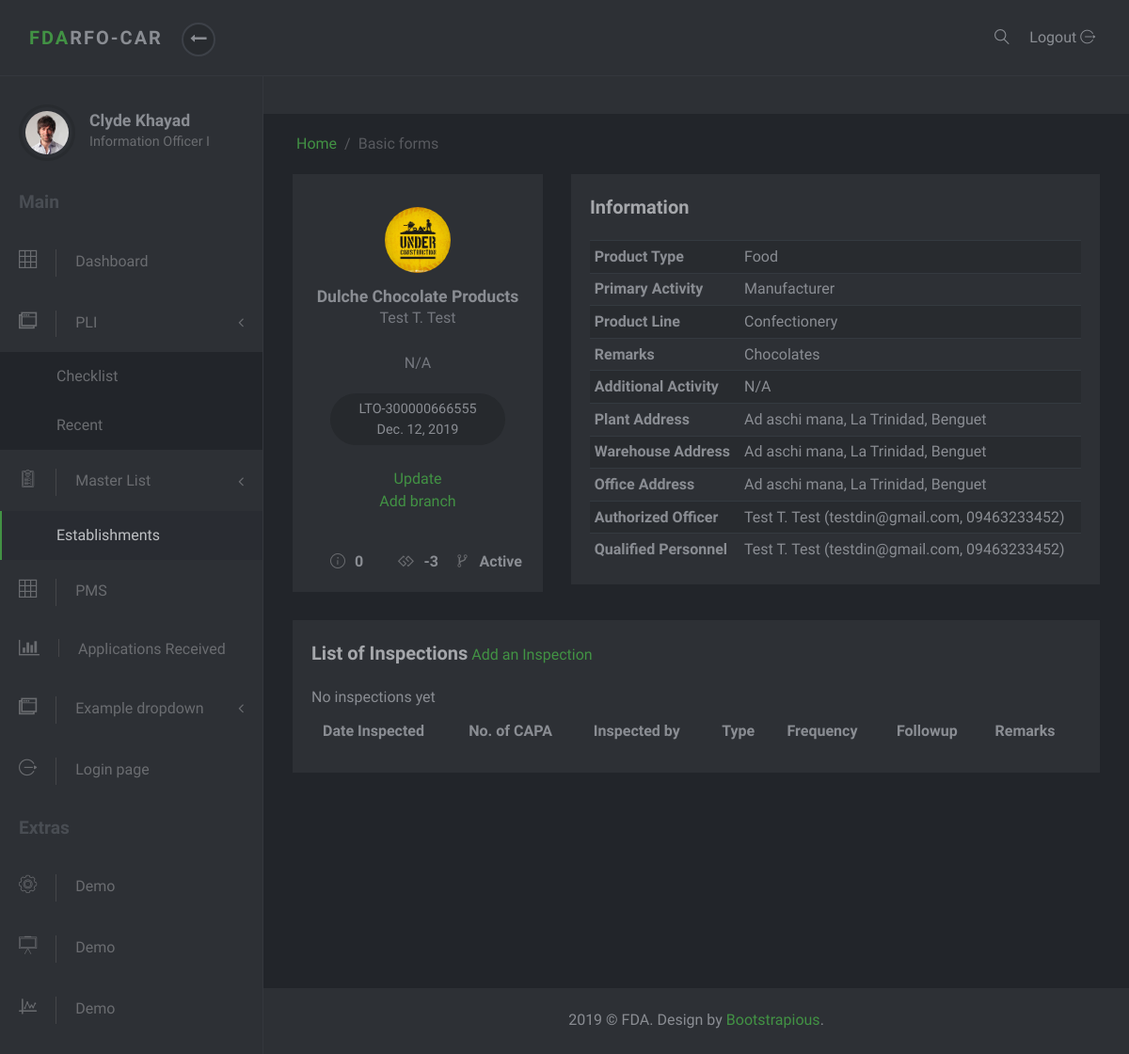
Page /masterlist/4/ on the committed database.
### masterlist/models.py (models this page shows, shortened)
class Establishment(models.Model):
    date_modified = models.DateTimeField('date modified', default=timezone.now)
    application = models.CharField(max_length=1, choices=constants.APPLICATIONS)
    name = models.CharField(max_length=60)
    product_type = models.ForeignKey(ProductType, on_delete=models.SET_NULL, null=True)
    center = models.CharField(max_length=6, choices=constants.CENTERS)
    primary_activity = models.ForeignKey(PrimaryActivity, on_delete=models.CASCADE, null=True)
    specific_activity = models.ManyToManyField(SpecificActivity)
    additional_activity = models.ForeignKey(AdditionalActivity, on_delete=models.SET_NULL, null=True)
    product_line = models.ForeignKey(ProductLine, on_delete=models.SET_NULL, null=True, blank=True)
    remarks = models.CharField(max_length=100, null=True, blank=True, verbose_name='Product Remarks')
    status = models.CharField(max_length=8, choices=constants.EST_STATUS, null=True, default="Active")
    folder_id = models.CharField(max_length=10, null=True, verbose_name="Folder Number")
    plichecklist = PLIChecklistManager()
    objects = models.Manager()

class Person(models.Model):
    first_name = models.CharField(max_length=30, null=True, blank=True)
    last_name = models.CharField(max_length=30, null=True, blank=True)
    middle_initial = models.CharField(max_length=1, null=True, blank=True)
    email = models.EmailField(max_length=250, null=True)
    mobile = models.CharField(max_length=11, null=True, blank=True)
    def full_name(self):
        return self.first_name + " " + self.middle_initial + ". " + self.last_name

class SpecificActivity(models.Model):
    name = models.CharField(max_length=150)

class Lto(models.Model):
    establishment = models.OneToOneField(Establishment, on_delete=models.CASCADE, null=True)
    issuance = models.DateTimeField(null=True, blank=True, verbose_name='Date Issued')
    lto_number = models.CharField(max_length=20)
    expiry = models.DateTimeField('expiry date')
    def get_duration(self):
        start_date = datetime.now().date()
        end_date = self.expiry.date()
        difference = relativedelta.relativedelta(end_date, start_date)
        month = difference.years * 12 + difference.months
        return month

class ProductType(models.Model):
    name = models.CharField(max_length=50)
    def __str__(self):
        return self.name

class PrimaryActivity(models.Model):
    name = models.CharField(max_length=150)
    def __str__(self):
        return self.name

class ProductLine(models.Model):
    name = models.CharField(max_length=150)
    product_type = models.ForeignKey(ProductType, on_delete=models.SET_NULL, null=True)
    def __str__(self):
        return self.name

class AdditionalActivity(models.Model):
    name = models.CharField(max_length=150)
    def __str__(self):
        return self.name

class Address(models.Model):
    address = models.CharField(max_length=50)
    region = models.ForeignKey(Region, on_delete=models.SET_NULL, null=True)
    province = models.ForeignKey(Province, on_delete=models.SET_NULL, null=True)
    municipality_or_city = models.ForeignKey(CityOrMunicipality, on_delete=models.SET_NULL, null=True)
    def full_address(self):
        return self.address + ', ' + self.municipality_or_city.name + ', ' + self.province.name

class CityOrMunicipality(models.Model):
    name = models.CharField(max_length=30)
    province = models.ForeignKey(Province, on_delete=models.CASCADE)

class Province(models.Model):
    name = models.CharField(max_length=30)
    region = models.ForeignKey(Region, on_delete=models.SET_NULL, null=True)

class WarehouseAddress(Address):
    establishment = models.ForeignKey(Establishment, on_delete=models.SET_NULL, null=True)
    pass

class QualifiedPerson(Person):
    establishment = models.ForeignKey(Establishment, on_delete=models.SET_NULL, null=True)
    designation = models.ForeignKey(QualifiedPersonDesignation, on_delete=models.SET_NULL, null=True, blank=True)
    def __str__(self):
        return self.full_name()

### masterlist/views.py (the view)
# urls.py: path('<int:id>/', EstablishmentDetailView.as_view(), name='est-detail'),
class EstablishmentDetailView(DetailView):
    template_name = 'masterlist/establishment-detail.html'
    context_object_name = 'establishment'
    def get_object(self):
        est_id =self.kwargs.get("id")
        return get_object_or_404(Establishment, id=est_id)
    def get_context_data(self, **kwargs):
        context = super().get_context_data(**kwargs)
        curr_est = Establishment.objects.get(pk=self.kwargs.get('id'))
        curr_est.lto.get_duration()
        inspections = curr_est.inspection_set.all()
        context['masterlist_active'] = "active"
        context['inspections'] = inspections
        return context

### masterlist/templates/masterlist/establishment-detail.html (shortened to what this page needs)
{% extends 'masterlist/partial/base.html' %}
{% block content %}
<div class="row">
    <div class="col-lg-4">
        <div class="user-block block text-center">
            <div class="avatar">
                <img src="/static/masterlist/img/under_construction_logo.jpg" alt="..." class="img-fluid">
            </div>
            <a href="#" class="user-title">
                <h3 class="h5">{{establishment.name}}</h3>
                <span>{{establishment.authorizedofficer.full_name}}</span> <br />
                <br />
                {% for spec_act in establishment.specific_activity.all %}
                <span>{{spec_act.name}}</span><br>
                {% endfor %}
            </a>
            <div class="contributions">{{establishment.lto.lto_number}} <br> {{establishment.lto.expiry.date}}</div> <br><br/>
            <a href="{% url 'admin:masterlist_establishment_change' establishment.id %}" target="_blank">Update</a><br/>
            <a href="#">Add branch</a>
            <div class="details d-flex">
              <div class="item" data-toggle="tooltip" title="Number of Inspections"><i class="icon-info"></i><strong>{{establishment.inspection_set.all.count}}</strong></div>
              <div class="item" data-toggle="tooltip" title="Month/s before expiration"><i class="fa fa-gg"></i><strong>{{establishment.lto.get_duration}}</strong></div>
              <div class="item" data-toggle="tooltip" title="Status"><i class="icon-flow-branch"></i><strong>{{establishment.status}}</strong></div>
            </div>
        </div>
    </div>
    <div class="col-lg-8">
        <div class="user-block block text-center">
            <div class="title text-left">
                <strong>Information</strong>
            </div>
            <div class="table-responsive">
                <table class="table table-striped table-sm">
                    <tbody>
                    <tr>
                        <th scope="row" class="text-left">Product Type</th>
                        <td class="text-left">{{establishment.product_type}}</td>
                    </tr>
                    <tr>
                        <th scope="row" class="text-left">Primary Activity</th>
                        <td class="text-left">{{establishment.primary_activity}}</td>
                    </tr>
                    <tr>
                        <th scope="row" class="text-left">Product Line</th>
                        <td class="text-left">{{establishment.product_line}}</td>
                    </tr>
                    <tr>
                        <th scope="row" class="text-left">Remarks</th>
                        <td class="text-left">{{establishment.remarks}}</td>
                    </tr>
                    <tr>
                        <th scope="row" class="text-left">Additional Activity</th>
                        <td class="text-left">{{establishment.additional_activity}}</td>
                    </tr>
                    <tr>
                        <th scope="row" class="text-left">Plant Address</th>
                        <td class="text-left">{{establishment.plantaddress.full_address}}</td>
                    </tr>
                    <tr>
                        <th scope="row" class="text-left">Warehouse Address</th>
                        <td class="text-left">
                          {% for warehouse in establishment.warehouseaddress_set.all %}
                          {{warehouse.full_address}} <br/>
                          {% endfor %}
                        </td>
                    </tr>
                    <tr>
                        <th scope="row" class="text-left">Office Address</th>
                        <td class="text-left">{{establishment.officeaddress.full_address}}</td>
                    </tr>
                    <tr>
                        <th scope="row" class="text-left">Authorized Officer</th>
                        <td class="text-left">{{establishment.authorizedofficer.full_name}} ({{establishment.authorizedofficer.email}}, {{establishment.authorizedofficer.mobile}})</td>
                    </tr>
                    <tr>
                        <th scope="row" class="text-left">Qualified Personnel</th>
                        {% if establishment.qualifiedperson_set.all %}
                          {% for qualified_person in establishment.qualifiedperson_set.all %}
                          <td class="text-left">{{qualified_person}} ({{qualified_person.email}}, {{qualified_person.mobile}})</td>
                          {% endfor %}
                        {% else %}
                          <td class="text-left">None</td>
                        {% endif %}
                    </tr>
                    </tbody>
                </table>
            </div>
        </div>
    </div>
</div>
<div class="row">
    <div class="col-lg-12">
        <div class="block">
            <div class="title">
                <strong>List of Inspections</strong>  <a href="{% url 'admin:masterlist_inspection_add' %}" target="_blank">Add an Inspection</a>
            </div>
            <div class="block-body">
                <div class="table-responsive">
                    <table class="table table-striped table-hover">
                        <thead>
                        <tr>
                            <th>Date Inspected</th>
                            <th>No. of CAPA</th>
                            <th>Inspected by</th>
                            <th>Type</th>
                            <th>Frequency</th>
                            <th>Followup</th>
                            <th>Remarks</th>
                        </tr>
                        </thead>
                    </table>
                </div>
            </div>
        </div>
    </div>
</div>
{% endblock %}

### masterlist/static/darkadmin/css/style.green.css (style rules this page uses)
body { position: relative; }
a { -webkit-transition: all 0.3s; transition: all 0.3s; display: inline-block; }
i, span, strong { display: inline-block; }
.block { padding: 20px; background: #2d3035; color: #8a8d93; margin-bottom: 30px; }
i[class*='icon-'] { -webkit-transform: translateY(2px); transform: translateY(2px); }
.block .title { margin-bottom: 20px; }
.block .title strong:first-child { font-size: 1.25rem; color: #a5a7ab; }
.user-block .avatar { display: block; width: 70px; height: 70px; border-radius: 50%; margin: 15px auto; position: relative; }
.user-block .avatar img { width: 100%; height: 100%; border-radius: 50%; }
.user-block h3 { margin-bottom: 0; }
.user-block span { font-weight: 300; color: #75787f; }
.user-block .contributions { margin-top: 20px; border-radius: 50px; padding: 6px 30px; background: #26292d; display: inline-block; font-size: 0.9rem; }
.user-block .details { margin-top: 40px; }
.user-block .item { width: 33.3333%; text-align: center; }
.user-block .item i { margin-right: 10px; color: #6a6c70; }
.user-block a.user-title { display: block; text-decoration: none; color: #8a8d93; margin-top: 10px; }
.table { margin-bottom: 0; }
.table td, .table th { border-color: #343a40; }
.table thead th { border: none; }
.table-striped tbody tr { -webkit-transition: all 0.3s; transition: all 0.3s; }
.table-striped tbody tr:nth-of-type(odd) { background-color: #282b2f; }
body { font-family: "Muli", sans-serif; font-size: 1rem; font-weight: 400; line-height: 1.5; color: #8a8d93; background-color: #fff; }
a { color: #429244; text-decoration: none; }
h1, h2, h3, h4, h5, h6, .h1, .h2, .h3, .h4, .h5, .h6 { margin-bottom: 0.5rem; font-family: inherit; font-weight: 700; line-height: 1.2; color: inherit; }
h3, .h3 { font-size: 1.5rem; }
h5, .h5 { font-size: 1.1rem; }

### rows in the picture
Establishment: name "Dulche Chocolate Products", authorizedofficer.full_name "Test T. Test", lto.lto_number "LTO-300000666555", lto.expiry "Dec. 12, 2019", inspection_set.all.count "0", lto.get_duration "-3", status "Active", product_type "Food", primary_activity "Manufacturer", product_line "Confectionery", remarks "Chocolates", additional_activity "N/A", plantaddress.full_address "Ad aschi mana, La Trinidad, Benguet", officeaddress.full_address "Ad aschi mana, La Trinidad, Benguet", authorizedofficer.email "testdin@gmail.com", authorizedofficer.mobile "09463233452"
SpecificActivity: name "N/A"
WarehouseAddress: full_address "Ad aschi mana, La Trinidad, Benguet"
QualifiedPerson: last_name "Test T. Test", email "testdin@gmail.com", mobile "09463233452"
